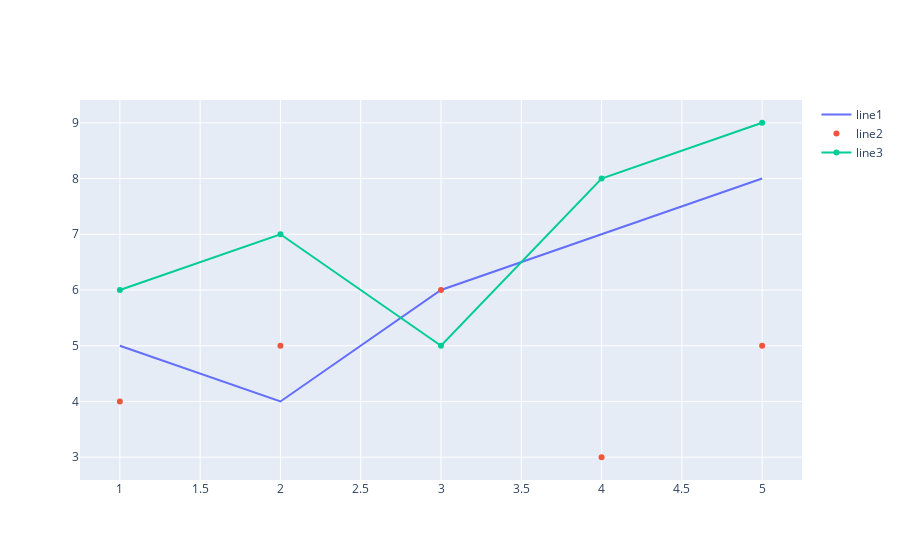

Source (notebook cell):
### Markdown cell above
## showing 2 or more data sets on one graph

### Code cell
x1,y1=[1,2,3,4,5],[5,4,6,7,8]
x2,y2=[1,2,3,4,5],[4,5,6,3,5]
x3,y3=[1,2,3,4,5],[6,7,5,8,9]
fig = go.Figure()
fig.add_trace(go.Scatter(x=x1,y=y1, name = "line1", mode = "lines"))
fig.add_trace(go.Scatter(x=x2,y=y2, name = 'line2', mode = 'markers'))
fig.add_trace(go.Scatter(x=x3,y=y3, name = 'line3', mode = 'lines+markers'))

### Figure 1 — Plotly figure (JSON) as saved in the notebook; plotly's stock layout.template omitted (floating-point values rounded to 4 significant figures)
{"data": [{"mode": "lines", "name": "line1", "type": "scatter", "x": [1, 2, 3, 4, 5], "y": [5, 4, 6, 7, 8]}, {"mode": "markers", "name": "line2", "type": "scatter", "x": [1, 2, 3, 4, 5], "y": [4, 5, 6, 3, 5]}, {"mode": "lines+markers", "name": "line3", "type": "scatter", "x": [1, 2, 3, 4, 5], "y": [6, 7, 5, 8, 9]}], "layout": {"autosize": true, "xaxis": {"autorange": true, "range": [0.7303, 5.27], "type": "linear"}, "yaxis": {"autorange": true, "range": [2.505, 9.495], "type": "linear"}}}
